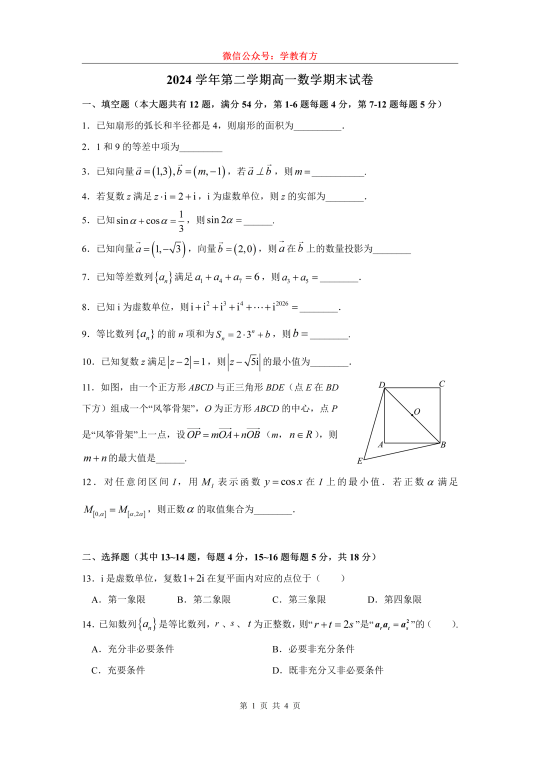
#> input picture documents/高一/03-AeUS7-mBPoWmDxFx/002.png, 1080 x 1527 px (shown at 1/2 size)
$ python build_gaoyi_pure_tex.py
#> lines starting #> are read from the running program, lines starting #| are printed output that depends on the picture
#!/usr/bin/env python3
from __future__ import annotations

import subprocess
from pathlib import Path

from PIL import Image


ROOT = Path(__file__).resolve().parents[1]
OUT_DIR = ROOT / "documents" / "高一" / "topic-archives-pure"
FIGURES_DIR = OUT_DIR / "figures"


FIGURE_CROPS = {
    "vector-kite.png": ("documents/高一/03-AeUS7-mBPoWmDxFx/002.png", (690, 740, 925, 930)),
    "trig-race.png": ("documents/高一/01-yziAF5kAbRtk3MMO/004.png", (660, 920, 925, 1155)),
    "vector-triangle-d.png": ("documents/高一/07-lXolUr-1bu6QRhI1/002.png", (205, 950, 390, 1095)),
    "solid-water-dam.png": ("documents/高一/07-lXolUr-1bu6QRhI1/002.png", (400, 900, 650, 1090)),
    "solid-parallelepiped.png": ("documents/高一/07-lXolUr-1bu6QRhI1/002.png", (650, 915, 925, 1105)),
    "solid-mouhefanggai.png": ("documents/高一/07-lXolUr-1bu6QRhI1/003.png", (705, 345, 925, 610)),
    "solid-cube-e.png": ("documents/高一/07-lXolUr-1bu6QRhI1/003.png", (650, 1060, 930, 1285)),
    "solid-cube-lines.png": ("documents/高一/07-lXolUr-1bu6QRhI1/004.png", (655, 225, 930, 455)),
    "solid-rect-bce.png": ("documents/高一/07-lXolUr-1bu6QRhI1/005.png", (645, 175, 930, 375)),
}


PROBLEMS: dict[str, list[str]] = {
    "复数": [
        r"若复数 $z$ 满足 $(1+i)z=i$，则 $z=$\blank.",
        r"若复数 $z$ 满足 $|z|=|z-2-4i|$，则 $|z|+|z+1|$ 的最小值是\blank.",
        r"""若复数 $z_1=a+bi,\ z_2=c+di\ (a,b,c,d\in\mathbb R)$ 在复平面上所对应的向量分别是 $\overrightarrow{OZ_1},\overrightarrow{OZ_2}$，则 $|z_1z_2|$ 与 $\bigl|\overrightarrow{OZ_1}\cdot\overrightarrow{OZ_2}\bigr|$ 的大小关系是（\quad）\\
\longchoices{$|z_1z_2|\le \bigl|\overrightarrow{OZ_1}\cdot\overrightarrow{OZ_2}\bigr|$}{$|z_1z_2|= \bigl|\overrightarrow{OZ_1}\cdot\overrightarrow{OZ_2}\bigr|$}{$|z_1z_2|\ge \bigl|\overrightarrow{OZ_1}\cdot\overrightarrow{OZ_2}\bigr|$}{无法判定}""",
        r"""已知关于 $x$ 的方程 $x^2+2\sqrt3x+m=0\ (m\in\mathbb R)$ 有两个复数根 $x_1,x_2$.\\
(1) 若 $\operatorname{Im}x_1<\operatorname{Im}x_2<1$，求 $m$ 的取值范围；\\
(2) 若 $\dfrac1{|x_1|}+\dfrac1{|x_2|}=1$，求 $m$ 的值.""",
        r"已知虚数 $z$，其实部为 $1$，且 $z+\dfrac2z=m\ (m\in\mathbb R)$，则实数 $m=$\blank.",
        r"""在复平面内，复数 $z=i(1-i)$ 的共轭复数 $\bar z$ 对应的点位于（\quad）\\
\fourchoices{第一象限}{第二象限}{第三象限}{第四象限}""",
        r"""已知复数 $z=1+bi\ (b\in\mathbb R,\ i$ 为虚数单位)，$z$ 在复平面上对应的点在第四象限，且满足 $z^2=4\bar z$.\\
(1) 求实数 $b$ 的值；\\
(2) 若复数 $z$ 是关于 $x$ 的方程 $px^2+2x+q=0\ (p\ne0,\ p,q\in\mathbb R)$ 的一个复数根，求 $p+q$ 的值.""",
        r"若复数 $z$ 满足 $zi=2+i$，$i$ 为虚数单位，则 $z$ 的实部为\blank.",
        r"已知 $i$ 为虚数单位，则 $i+i^2+i^3+i^4+\cdots+i^{2026}=$\blank.",
        r"""$i$ 是虚数单位，复数 $1+2i$ 在复平面内对应的点位于（\quad）\\
\fourchoices{第一象限}{第二象限}{第三象限}{第四象限}""",
        r"""已知复数 $z=\dfrac2{1-i}$，$i$ 为虚数单位.\\
(1) 求 $|z|$；\\
(2) 若复数 $z$ 是关于 $x$ 的方程 $x^2+mx+n=0$ 的一个根，求实数 $m,n$ 的值.""",
        r"若复数 $z=\dfrac{i+1}{i}$（$i$ 为虚数单位），则 $\bar z=$\blank.",
        r"设复数 $z$ 满足 $|z-1|=1$，则 $|z+2-i|$ 的最大值为\blank.",
        r"""已知常数 $a,b\in\mathbb R$，关于 $x$ 的方程 $x^2+ax+b=0$ 在复数集中有两个虚根.\\
(1) 若 $b=1$，求 $a$ 的取值范围；\\
(2) 若其中一个虚根为 $1+i$（$i$ 为虚数单位），求 $a,b$ 的值.""",
        r"若复数 $z$ 满足 $(1+i)z=2$，则 $z$ 的虚部为\blank.",
        r"已知方程 $3x^2-6(m-1)x+m^2+1=0$ 的两个虚根为 $\alpha,\beta$，且 $|\alpha|+|\beta|=2$，则实数 $m=$\blank.",
        r"""下列说法错误的是（\quad）\\
\fourchoices{已知复数 $z_1,z_2$，若 $z_1=\bar z_2$，则 $\bar z_1=z_2$}{已知复数 $z_1,z_2$，若 $|z_1|=|z_2|$，则 $z_1^2=z_2^2$}{若 $|\vec a\cdot\vec b|=|\vec a|\,|\vec b|$，则 $\vec a$ 与 $\vec b$ 共线}{若 $|\vec a|=|\vec b|$，则 $\vec a^{\,2}=\vec b^{\,2}$}""",
        r"""已知复数 $z=1+mi\ (i$ 是虚数单位，$m\in\mathbb R)$，且 $\bar z\,(3+i)$ 为纯虚数.\\
(1) 求实数 $m$；\\
(2) 设复数 $z_1=\dfrac{a-i^{2027}}{z}$，且复数 $z_1$ 对应的点在第二象限，求实数 $a$ 的取值.""",
        r"已知 $i$ 是虚数单位，复数 $z$ 满足 $z(1+\sqrt3\,i)=1$，则 $|z|=$\blank.",
        r"已知 $i$ 是虚数单位，若 $z\in\mathbb C$，且 $|z-2-2i|=3$，则 $|z|$ 的取值范围为\blank.",
    ],
    "平面向量": [
        r"若 $\vec a=(2,1),\ \vec b=(3,4)$，则 $\vec a$ 在 $\vec b$ 方向上的投影是\blank.",
        r"在 $\triangle ABC$ 中，$AC=7,\ BC=4$，点 $D$ 满足 $\overrightarrow{AD}=2\overrightarrow{DB}$，$CD=\sqrt{19}$，则 $BD=$\blank.",
        r"若复数 $z_1=a+bi,\ z_2=c+di$ 在复平面上所对应的向量分别是 $\overrightarrow{OZ_1},\overrightarrow{OZ_2}$，比较 $|z_1z_2|$ 与 $\left|\overrightarrow{OZ_1}\cdot\overrightarrow{OZ_2}\right|$ 的大小.",
        r"""已知平面上的两个向量 $\vec a=(\cos\alpha,\sin\alpha)\ (0\le\alpha<2\pi),\ \vec b=(1,\sqrt3)$.\\
(1) 若 $\vec a$ 与 $\vec b$ 平行，求 $\tan\alpha$ 的值；\\
(2) 若 $\vec a+\vec b$ 与 $5\vec a-2\vec b$ 垂直，求 $\alpha$ 的值.""",
        r"已知向量 $\vec a=(1,\sqrt3),\ \vec b=(a,b)$，其中 $a>0,\ b>0$，求 $\dfrac{\vec a\cdot\vec b}{|\vec b|}$ 的取值范围.",
        r"设单位向量 $\vec a,\vec b$ 的夹角为锐角，若对于任意满足 $|x\vec a+y\vec b|=1,\ xy\ge0$ 的实数对 $(x,y)$，都有 $|3x+y|\le\dfrac{2\sqrt{21}}3$ 成立，则 $\vec a\cdot\vec b$ 的最小值为\blank.",
        r"""已知平面向量 $\vec a=(1,x),\ \vec b=(2x+3,-x)$，$x\in\mathbb R$.\\
(1) 若 $\vec a\perp \vec b$，求 $x$ 的值；\\
(2) 若 $\vec a\parallel\vec b$，求 $|2\vec a-\vec b|$ 的值.""",
        r"已知向量 $\vec a=(1,3),\ \vec b=(m,-1)$，若 $\vec a\perp\vec b$，则 $m=$\blank.",
        r"已知向量 $\vec a=(1,-\sqrt3),\ \vec b=(2,0)$，则 $\vec a$ 在 $\vec b$ 方向上的数量投影为\blank.",
        r"由一个正方形 $ABCD$ 与正三角形 $BDE$（点 $E$ 在 $BD$ 下方）组成一个“风筝骨架”，$O$ 为正方形 $ABCD$ 的中心，点 $P$ 是“风筝骨架”上一点，设 $\overrightarrow{OP}=m\overrightarrow{OA}+n\overrightarrow{OB}\ (m,n\in\mathbb R)$，则 $m+n$ 的最大值是\blank.\diagram{figures/vector-kite.png}{0.28\linewidth}",
        r"""已知 $\vec a,\vec b$ 为单位向量，且 $\vec a$ 与 $\vec b$ 的夹角为 $60^\circ$.\\
(1) 求 $|\vec a-2\vec b|$；\\
(2) 若向量 $2\vec a-\lambda\vec b$ 与 $\lambda\vec a-\vec b$ 的夹角为锐角，求实数 $\lambda$ 的取值范围.""",
        r"已知坐标平面上的三点 $A(2,1),\ B(-3,-2),\ C(3,1)$，则 $\overrightarrow{AB}$ 在 $\overrightarrow{AC}$ 方向上的数量投影为\blank.",
        r"在同一平面上，已知两圆 $\omega_1,\omega_2$ 的圆心均为 $O$，半径分别为 $1,2$，常数 $\lambda\in\mathbb R$. 若在圆 $\omega_1$ 上的点 $A$ 以及在圆 $\omega_2$ 上的点 $B$，对该平面上的任意一个单位向量 $\vec e$，恒有 $\left|\overrightarrow{OA}\cdot\vec e\right|+\left|\overrightarrow{OB}\cdot\vec e\right|\le\lambda$，则 $\lambda$ 的最小值为\blank.",
        r"已知平面向量 $\vec a=(1,3),\ \vec b=(1,-2)$，则 $\vec a$ 在 $\vec b$ 方向上的投影向量为\blank.",
        r"""已知单位向量 $\vec a,\vec b$ 满足 $\sqrt3\,|k\vec a+\vec b|=|\vec a-k\vec b|,\ k>0$.\\
(1) 将 $\vec a\cdot\vec b$ 表示为关于 $k$ 的函数；\\
(2) 求函数 $y=f(k)$ 的最大值及取得最大值时 $\vec a$ 与 $\vec b$ 的夹角.""",
        r"在 $\triangle ABC$ 中，点 $D$ 是线段 $BC$ 上的动点，且 $\overrightarrow{AD}=x\overrightarrow{AB}+y\overrightarrow{AC}$，求 $\dfrac1x+\dfrac1y$ 的最小值.\diagram{figures/vector-triangle-d.png}{0.24\linewidth}",
        r"""已知向量 $\vec a=(\sin x,\sqrt3),\ \vec b=(\cos x,1)$.\\
(1) 若 $\vec a\parallel\vec b$，求 $\dfrac{\sin x+\sqrt3\cos x}{\sqrt3\sin x-\cos x}$ 的值；\\
(2) 设 $f(x)=\left(\vec a-\sqrt3\vec b\right)^2,\ x\in\left[0,\dfrac\pi2\right]$，若关于 $x$ 的不等式 $f(x)\ge m^2-1$ 有解，求实数 $m$ 的取值范围.""",
    ],
    "三角函数": [
        r"函数 $y=\tan x$ 的最小正周期是\blank.",
        r"函数 $y=\sin x$ 的单调增区间是\blank.",
        r"""直线 $2x+y+3=0$ 的倾斜角等于（\quad）\\
\fourchoices{$\arctan2$}{$\arctan(-2)$}{$\pi+\arctan(-2)$}{$\pi-\arctan(-2)$}""",
        r"""已知 $\vec a=(\cos\alpha,\sin\alpha),\ \vec b=(1,\sqrt3)$.\\
(1) 若 $\vec a\parallel\vec b$，求 $\tan\alpha$；\\
(2) 若 $\vec a+\vec b\perp5\vec a-2\vec b$，求 $\alpha$.""",
        r"""某赛道的前一部分为函数 $y=A\sin\omega x\ (A>0,\omega>0),\ x\in[0,4]$ 的图像，最高点为 $S(3,2\sqrt3)$；后一部分为折线段 $MNP$，其中 $P(8,0)$，且 $\angle MNP=120^\circ$.\diagram{figures/trig-race.png}{0.34\linewidth}
(1) 求 $A,\omega$ 的值和 $M,P$ 两点间的距离；\\
(2) 设 $\angle PMN=\theta$，当 $\theta$ 为何值时，折线段赛道 $MNP$ 最长？""",
        r"已知扇形的弧长为 $8$，半径为 $4$，则扇形的面积为\blank.",
        r"已知 $\cos\alpha=-\dfrac8{17}$，且 $\alpha$ 在第二象限，则 $\tan\alpha=$\blank.",
        r"已知角 $\alpha$ 的终边经过点 $P(-4m,3m)\ (m<0)$，则 $2\sin\alpha+\cos\alpha$ 的值是\blank.",
        r"在锐角 $\triangle ABC$ 中，内角 $A,B,C$ 的对边分别为 $a,b,c$，若 $\sqrt2 b\cos A=a\cos C+c\cos A$，求相关边角关系；并在给定条件下求向量表达式的最值.",
        r"已知扇形的弧长和半径都是 $4$，则扇形的面积为\blank.",
        r"已知 $\sin\alpha+\cos\alpha=\dfrac13$，则 $\sin2\alpha=$\blank.",
        r"""已知向量 $\vec a=(1,0),\ \vec b=(\cos\theta,\sin\theta)$，$\theta\in\left[-\dfrac\pi2,\dfrac\pi2\right]$，则 $|\vec a+\vec b|$ 的取值范围是（\quad）\\
\fourchoices{$\left[0,\sqrt2\right]$}{$\left(1,\sqrt2\right]$}{$[1,2]$}{$\left[\sqrt2,2\right]$}""",
        r"函数 $y=\sin2x$ 的最小正周期是\blank.",
        r"已知常数 $\varphi\in\mathbb R$，函数 $f(x)=\sin x+\sqrt3\cos(x+\varphi)$ 为偶函数，则 $\cos2\varphi=$\blank.",
        r"""在 $\triangle ABC$ 中，$\cos A=\dfrac45,\ AC=1$.\\
(1) 若 $AB=2$，求 $BC$ 的长；\\
(2) 若 $\sin C=\dfrac5{13}$，求 $\triangle ABC$ 的面积.""",
        r"对于函数 $y=f(x)$，若数列 $\{a_n\}$ 使得 $\{f(a_n)\}$ 是公比为 $q$ 的等比数列，则称 $\{a_n\}$ 是函数 $f(x)$ 的“关联数列”，$q$ 为“关联常数”. 研究函数 $y=\sin x$ 的关联数列.",
        r"已知 $\alpha$ 是第四象限的角，则点 $P(\tan\alpha,\cos\alpha)$ 在第\blank 象限.",
        r"已知 $\sin\left(\theta+\dfrac\pi6\right)=2\cos\theta$，则 $\tan2\theta=$\blank.",
        r"已知函数 $f(x)=\sin(2x+\varphi)$ 的图像关于原点中心对称，则实数 $\varphi$ 的取值可能是（\quad）",
        r"设函数 $f(x)=m\cos(x+\alpha)+n\cos(x+\beta)$，其中 $m,n,\alpha,\beta$ 为已知实常数，$x\in\mathbb R$，判断相关恒等命题的真假.",
        r"""已知 $\tan\alpha\tan\beta=\tan(\alpha+\beta)$，判断下列象限组合是否可能：\\
（1）$\alpha$ 在第一象限，$\beta$ 在第三象限；（2）$\alpha$ 在第二象限，$\beta$ 在第四象限；（3）$\alpha$ 在第一象限，$\beta$ 在第四象限.""",
        r"""已知函数 $f(x)=\sin kx\cdot\sin^k x+\cos kx\cdot\cos^k x-\cos^k 2x$，其中 $k\in\mathbb N^*$.\\
(1) 当 $k=1$ 时，求方程 $f(x)=1-\dfrac{\sqrt3}{2}$ 的解集；\\
(2) 若 $f(x)$ 是偶函数，当 $k$ 取最小值时，求函数 $g(x)=\dfrac{f(x)}{\tan x}+\sin x+\cos x$ 的取值范围；\\
(3) 若 $f(x)$ 是常数函数，求 $k$ 的值.""",
        r"已知 $f(x)=\sin\left(\omega x+\dfrac\pi4\right)\ (\omega>0)$，如果存在实数 $m$，使得对任意实数 $x$，都有 $f(m)\le f(x)\le f(m+1)$ 成立，则 $\omega$ 的最小值为\blank.",
        r"""已知向量 $\vec a=(\sin x,\sqrt3),\ \vec b=(\cos x,1)$.\\
(1) 若 $\vec a\parallel\vec b$，求 $\dfrac{\sin x+\sqrt3\cos x}{\sqrt3\sin x-\cos x}$ 的值；\\
(2) 设 $f(x)=\left(\vec a-\sqrt3\vec b\right)^2,\ x\in\left[0,\dfrac\pi2\right]$，若关于 $x$ 的不等式 $f(x)\ge m^2-1$ 有解，求实数 $m$ 的取值范围.""",
        r"用一个与圆柱底面不平行的平面去截圆柱可得到一个斜截面. 沿母线剪开并展开后，截口曲线可近似表示为正弦或余弦函数图像. 设圆柱底面半径为 $r$，斜截面与底面所成二面角为 $\theta$，研究展开后曲线的函数模型.",
    ],
    "立体几何": [
        r"一个圆锥的表面积为 $\pi$，母线长为 $\dfrac56$，则其底面半径为\blank.",
        r"已知正三棱锥底面的边长为 $6$，高为 $3$，求该正三棱锥的侧面积.",
        r"如图，甲站在水库底面上的点 $D$ 处，乙站在水坝斜面上的点 $C$ 处. 已知水库底面与水坝斜面所成的二面角为 $150^\circ$，从 $D,C$ 两点到交线的距离分别为 $DA=20\sqrt3\,\mathrm m,\ CB=40\,\mathrm m$，且 $AB=20\,\mathrm m$，求甲乙两人的距离.\diagram{figures/solid-water-dam.png}{0.30\linewidth}",
        r"已知平行六面体 $ABCD-A_1B_1C_1D_1$ 的体积为 $4$，若将其截去三棱锥 $B_1-BD_1C_1$，求剩余几何体的体积.\diagram{figures/solid-parallelepiped.png}{0.34\linewidth}",
        r"如图，正方体 $ABCD-A_1B_1C_1D_1$ 中，四分之一圆柱 $BB_1C_1-AA_1D_1$ 与四分之一圆柱 $AA_1B_1-DD_1C_1$ 的公共部分是八分之一“牟合方盖”. 已知正方体棱长为 $2$，利用祖暅原理求该八分之一“牟合方盖”的体积.\diagram{figures/solid-mouhefanggai.png}{0.28\linewidth}",
        r"""如图，在正方体 $ABCD-A_1B_1C_1D_1$ 中，$E$ 为 $AB$ 的中点，对于下列两个命题：\circnum{1}平面 $BCC_1B_1$ 上存在一条直线，与平面 $A_1C_1E$ 平行；\circnum{2}平面 $BCC_1B_1$ 上存在一条直线，与平面 $A_1C_1E$ 垂直. 则（\quad）\\
\fourchoices{\circnum{1}对，\circnum{2}对}{\circnum{1}对，\circnum{2}错}{\circnum{1}错，\circnum{2}对}{\circnum{1}错，\circnum{2}错}
\diagram{figures/solid-cube-e.png}{0.32\linewidth}""",
        r"""正方体 $ABCD-A'B'C'D'$ 中，直线 $a\subset$ 平面 $ABCD$，直线 $b\subset$ 平面 $DAB'C'$，记该正方体的 $12$ 条棱所在的直线构成的集合为 $\Omega$. 给出下列四个命题：\\
\circnum{1}$\Omega$ 中可能恰有 $2$ 条直线与 $a$ 异面；\quad
\circnum{2}$\Omega$ 中可能恰有 $4$ 条直线与 $a$ 异面；\\
\circnum{3}$\Omega$ 中可能恰有 $8$ 条直线与 $b$ 异面；\quad
\circnum{4}$\Omega$ 中可能恰有 $10$ 条直线与 $b$ 异面.\\
其中，正确命题的个数为（\quad）\\
\fourchoices{$1$}{$2$}{$3$}{$4$}
\diagram{figures/solid-cube-lines.png}{0.30\linewidth}""",
        r"""四边形 $ABCD$ 是矩形，$AD=2,\ DC=1,\ AB\perp$ 平面 $BCE$，$BE=\sqrt3,\ EC=1$，点 $F$ 为线段 $BE$ 的中点.\diagram{figures/solid-rect-bce.png}{0.34\linewidth}
(1) 求证：$EC\perp$ 平面 $ABE$；\\
(2) 求异面直线 $AF$ 与 $DE$ 所成角的大小.""",
        r"用一个与圆柱底面不平行的平面去截圆柱得到斜截面. 设圆柱底面半径为 $r$，斜截面与底面所成二面角为 $\theta$，研究截口曲线展开后的形状，并建立函数模型.",
        r"""如图，圆台 $O_1O$ 的一个轴截面为等腰梯形 $A_1ACC_1$，$AC=2A_1A=2CC_1=4$，$B$ 为底面圆周上异于 $A,C$ 的点.\\
(1) 求该圆台的侧面积 $S$；\\
(2) 若 $P$ 是线段 $BC$ 的中点，求证：$C_1P\parallel$ 平面 $A_1AB$；\\
(3) 若 $AB=BC$，求相关线面角正弦值的最大值.""",
    ],
}

DROP_MARKERS = [
    "求相关边角关系",
    "关联数列",
    "取值可能是",
    "判断相关恒等命题",
    "研究展开后曲线",
    "研究截口曲线",
    "相关线面角",
]


# [43 lines left out: function tex_document, not called in this run]


def crop_figures() -> None:
    FIGURES_DIR.mkdir(parents=True, exist_ok=True)
    for name, (source, box) in FIGURE_CROPS.items():
        image = Image.open(ROOT / source)
#> image is the input picture: PIL image 1080x1527 RGBA; mean R, G, B, A 249.7, 249.6, 249.6, 255
        image.crop(box).save(FIGURES_DIR / name)
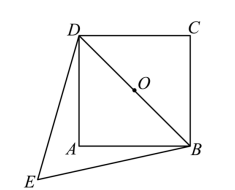
#> saved as vector-kite.png: PIL image 235x190 RGBA; mean R, G, B, A 247.1, 247.1, 247.1, 255
#> pass 2 of the loop in crop_figures, `for name, (source, box) in FIGURE_CROPS.items():`:
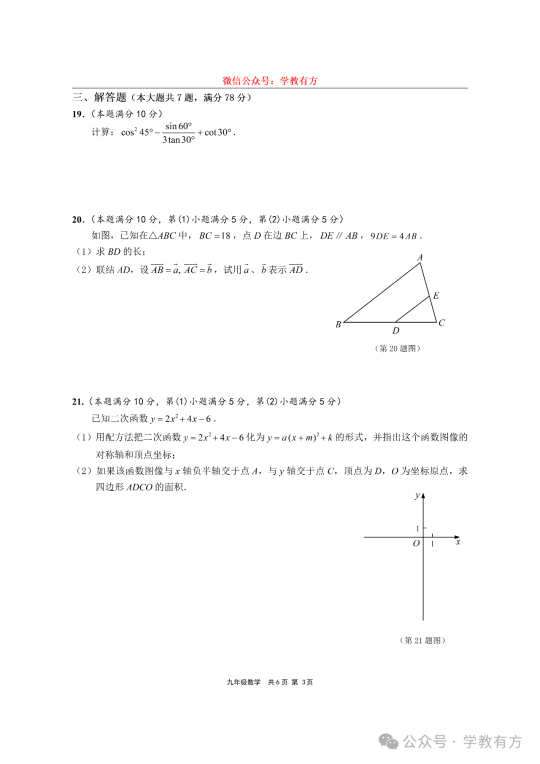
#> input picture documents/初三/2024届-上海市崇明区-初三一模数学-试卷及参考答案/004.png, 1080 x 1527 px, found by its file name (shown at 1/2 size)
#> in crop_figures, image is the input picture: PIL image 1080x1527 RGBA; mean R, G, B, A 252.2, 252.1, 252.1, 255
#> in crop_figures, `image.crop(box).save(FIGURES_DIR / name)`:
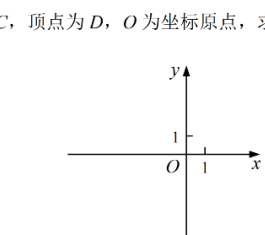
#> saved as trig-race.png: PIL image 265x235 RGBA; mean R, G, B, A 249.8, 249.8, 249.8, 255
#> pass 3 of the loop in crop_figures, `for name, (source, box) in FIGURE_CROPS.items():`:
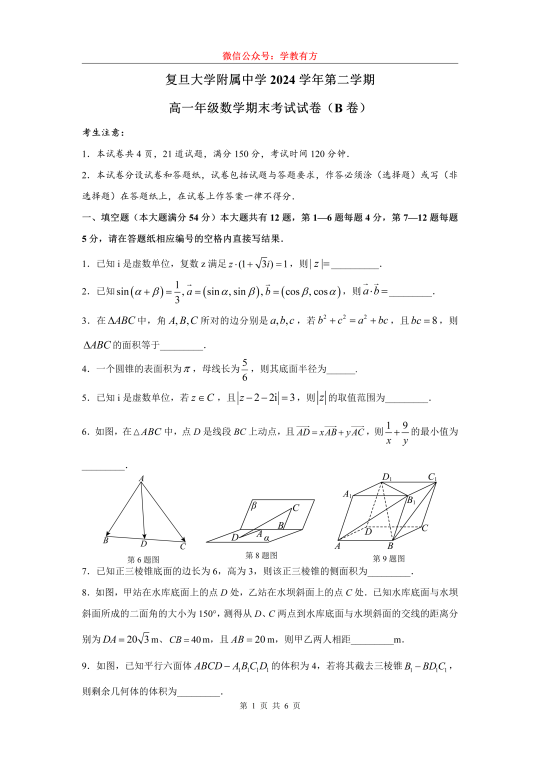
#> input picture documents/高一/07-lXolUr-1bu6QRhI1/002.png, 1080 x 1527 px (shown at 1/2 size)
#> in crop_figures, image is the input picture: PIL image 1080x1527 RGBA; mean R, G, B, A 248.7, 248.6, 248.6, 255
#> in crop_figures, `image.crop(box).save(FIGURES_DIR / name)`:
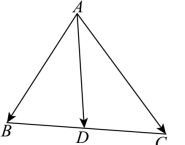
#> saved as vector-triangle-d.png: PIL image 185x145 RGBA; mean R, G, B, A 247.4, 247.4, 247.4, 255
#> the loop made 9 passes; the first 3 are shown


def main() -> None:
    OUT_DIR.mkdir(parents=True, exist_ok=True)
    crop_figures()
    for topic, problems in PROBLEMS.items():
        problems = [p for p in problems if not any(marker in p for marker in DROP_MARKERS)]
        tex_path = OUT_DIR / f"{topic}.tex"
        tex_path.write_text(tex_document(topic, problems), encoding="utf-8")
        subprocess.run(
            ["tectonic", "--keep-logs", tex_path.name],
            cwd=OUT_DIR,
            text=True,
            check=True,
        )
        for suffix in [".aux", ".log", ".out"]:
            extra = OUT_DIR / f"{topic}{suffix}"
            if extra.exists():
                extra.unlink()
        print(f"{topic}: {len(problems)} problems -> {tex_path.relative_to(ROOT)}")


if __name__ == "__main__":
#> (the run stopped early here; a loop or call above may not have finished)
